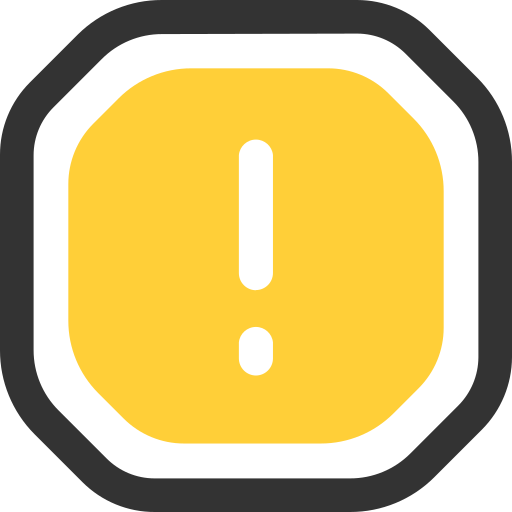
#> input picture assets/warning.png, 512 x 512 px
$ python main.py
#> lines starting #> are read from the running program, lines starting #| are printed output that depends on the picture
import os
import colorsys
import glob
import cv2
import numpy as np
import textwrap
import PIL
import math
from PIL import Image
from PIL import ImageFont
from PIL import ImageDraw

font_size = 70
n_units = 4 * 9 # 4 rows of 9 units

def main():
    clear_output_folder()
    create_label_images()
    combine_label_images()

def clear_output_folder():
    files = glob.glob('output/*')
    for f in files:
        os.remove(f)

def create_label_images():

    # create images
    for sn in range(1, 1 + n_units):
        interpolated_color = get_rainbow_interpolated_colour(n_units - 1, sn - 1)
        print("Interpolated color: ", interpolated_color)

        # front image
        create_label_image({
            "img_width": 900, # 18mm / 2
            "img_height": 1200, # 24mm / 2
            "logo_size": 820,
            "font_path": "assets/fonts/Ubuntu-Bold.ttf",
            "output_filepath": "output/sn_"+str(sn)+"_front.png",
            "background_color": interpolated_color,
            "logo_filepath": 'assets/warning.png',
            "text_color": (255, 255, 255),
            "margin_left": 45,
            "margin_top": 900,
            "font_size": font_size,
            "wordwrap_width": 25,
            "line_height": 1.3 * font_size,
            "stroke_width": 8,
            "stroke_darkness": 0.5,
            "message": \
                "! Trigger warning         "+\
                "Important information     "+\
                "Stay safe "
        })
        # back image
        create_label_image({
            "img_width": 900,
            "img_height": 1200,
            "logo_size": 820,
            "font_path": "assets/fonts/Ubuntu-Bold.ttf",
            "output_filepath": "output/sn_"+str(sn)+"_back.png",
            "front_background_color": (255, 0, 0),
            "background_color": (255, 255, 255),
            "logo_filepath": 'assets/logo_alt.png',
            "text_color": (255, 255, 255),
            "margin_left": 45,
            "margin_top": 1000,
            "font_size": font_size,
            "wordwrap_width": 25,
            "line_height": 1.3 * font_size,
            "stroke_width": 8,
            "stroke_darkness": 0.5,
            "message": \
                "Series 1                 "+\
                "SN "+str(sn)+"/"+str(n_units)+" \n"
        })

def create_label_image(config):
    image = np.zeros((config["img_height"], config["img_width"], 3), dtype=np.uint8)
    image[:] = config["background_color"]
    main_image = Image.fromarray(image)
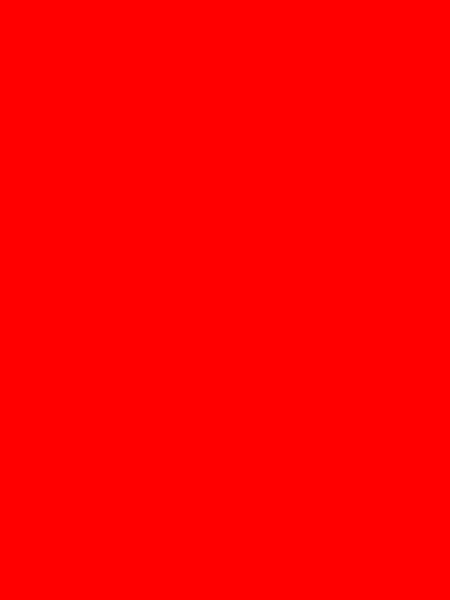
#> main_image: PIL image 900x1200 RGB (shown at 1/2 size); mean R, G, B 255, 0, 0

    draw_image(main_image, config)

    draw = ImageDraw.Draw(main_image)
    draw_text(draw, config)

    image_with_text = np.array(main_image)
    image_with_text = Image.fromarray(image_with_text)
    image_with_text.save(config["output_filepath"])

def draw_image(main_image, config):
    img = Image.open(config["logo_filepath"])
#> img is the input picture: PIL image 512x512 RGBA; mean R, G, B, A 185.4, 163.4, 94.2, 228.3
    img = img.resize((config["logo_size"], config["logo_size"]))
#> img: PIL image 820x820 RGBA
    offset = int((config["img_width"] - config["logo_size"]) / 2)
    main_image.paste(img, (offset, offset), img)
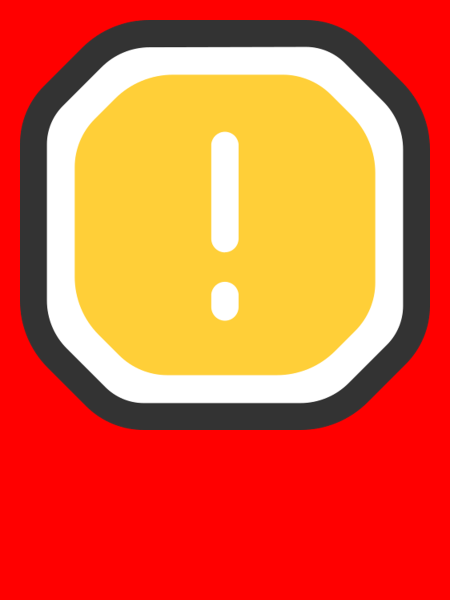
#> main_image: PIL image 900x1200 RGB (shown at 1/2 size); mean R, G, B 228.2, 101.6, 58.6

def draw_text(draw, config):
    stroke_fill = (
        int(config["background_color"][0] * config["stroke_darkness"]),
        int(config["background_color"][1] * config["stroke_darkness"]),
        int(config["background_color"][2] * config["stroke_darkness"]))

    wrapped_text = textwrap.wrap(config["message"], config["wordwrap_width"])
    font = ImageFont.truetype(config["font_path"], config["font_size"])
    line_num = 0
    for line in wrapped_text:
        coord = (config["margin_left"], config["margin_top"] + (line_num * config["line_height"]))
        draw.text(
            coord,
            line,
            font=font,
            fill=config["text_color"],
            stroke_width=config["stroke_width"],
            stroke_fill=stroke_fill)
        line_num += 1

def get_rainbow_interpolated_colour(n_colours, position):
    position = (position / 6) * 5 # chop of purple to red part
    hue = (position / n_colours) * 255
    saturation = 255
    value = 255
    hsv = (hue, saturation, value)
    rgb = colorsys.hsv_to_rgb(hsv[0] / 255, hsv[1] / 255, hsv[2] / 255)
    return (int(rgb[0] * 255), int(rgb[1] * 255), int(rgb[2] * 255))

# [41 lines left out: function combine_label_images, not called in this run]

main()
#> in create_label_image, `image_with_text = np.array(main_image)`:
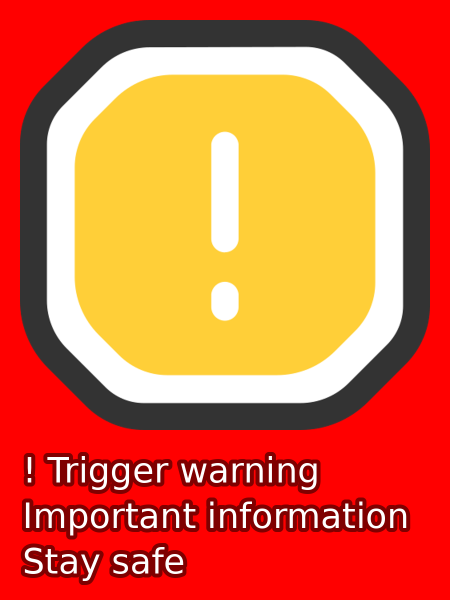
#> image_with_text: shape (1200, 900, 3) (shown at 1/2 size); mean R, G, B 220.5, 107.3, 64.2
#> in create_label_image (call 2), `main_image = Image.fromarray(image)`: main_image: PIL image 900x1200 RGB; every value is 255
#> (the run stopped early here; a loop or call above may not have finished)
